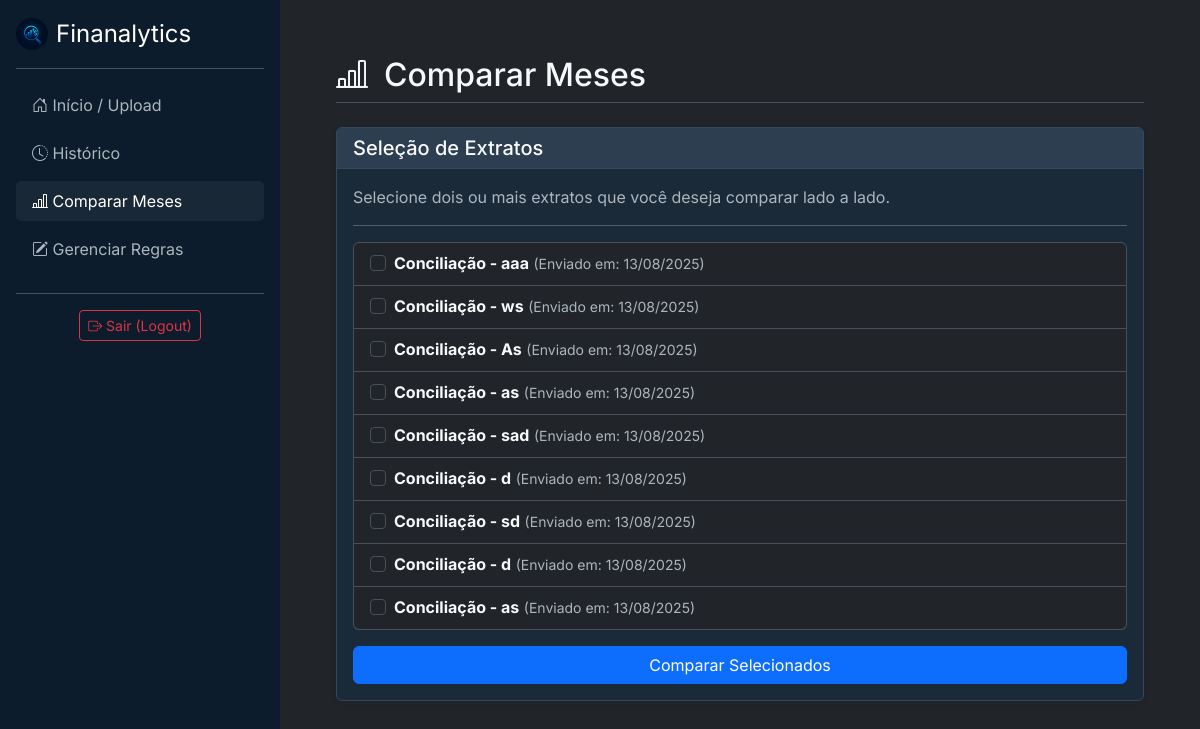
/comparar/ (signed in), run on an earlier commit of the app's database.
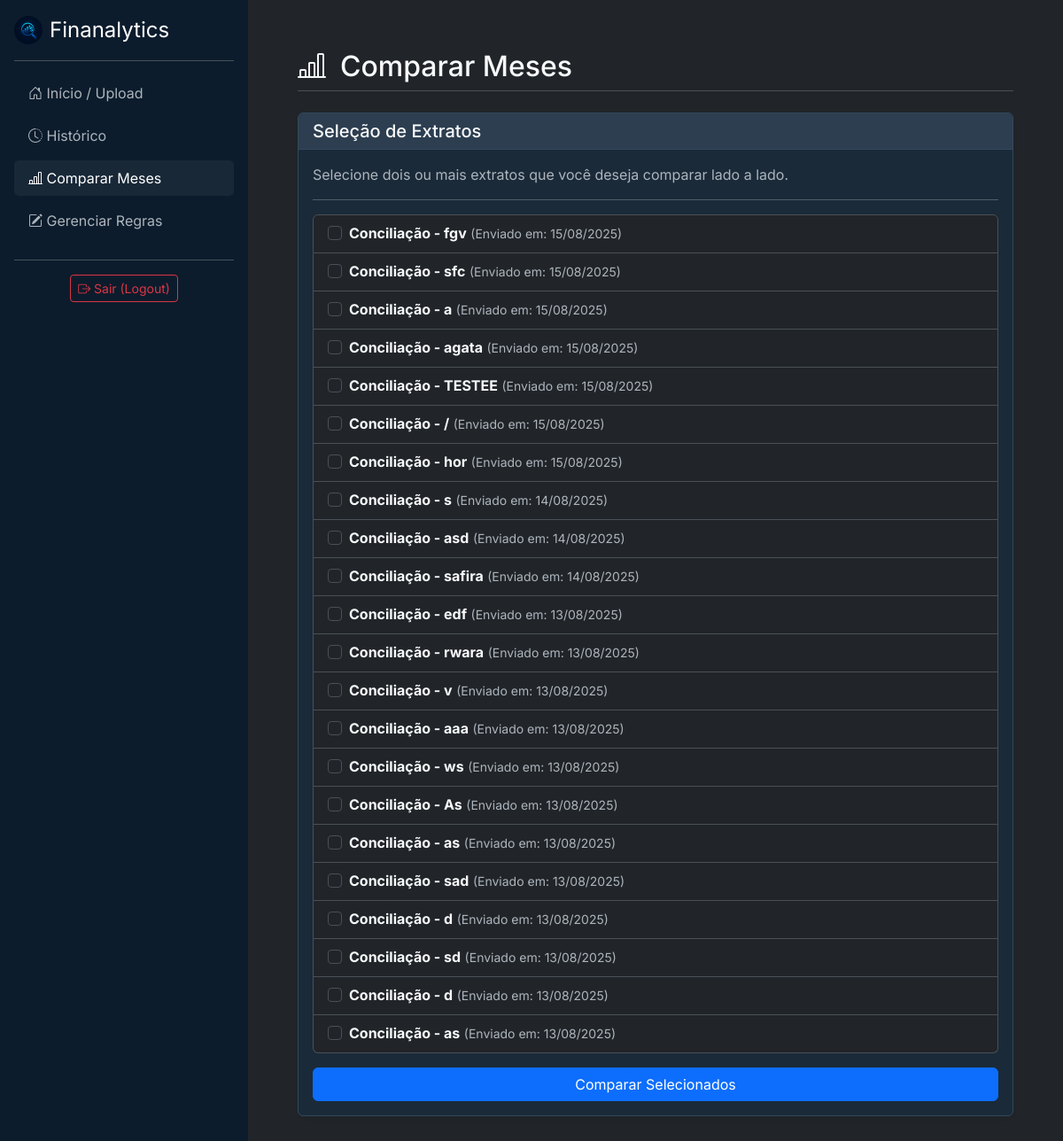
And on a later commit of the database.
### analisador/models.py (models this page shows, shortened)
class Extrato(models.Model):
    usuario = models.ForeignKey(User, on_delete=models.CASCADE)
    mes_referencia = models.CharField(max_length=50, help_text="Ex: Julho/2025")
    data_upload = models.DateTimeField(auto_now_add=True) # Salva a data do upload automaticamente

### analisador/views.py (the view, shortened to what this page needs)
# urls.py: path('comparar/', views.comparar_extratos, name='comparar'),
@login_required
def comparar_extratos(request):
    extratos = Extrato.objects.filter(usuario=request.user).order_by('-data_upload')
    contexto = {
        'extratos': extratos,
        'active_page': 'comparar'
    }
    return render(request, 'analisador/comparar.html', contexto)

### analisador/templates/analisador/comparar.html (shortened to what this page needs)
{% extends 'analisador/base.html' %}
{% block content %}
    <div class="d-flex justify-content-between align-items-center mb-4 pb-2 border-bottom">
        <h1 class="h2 mb-0"><i class="bi bi-bar-chart-line me-3"></i>Comparar Meses</h1>
    </div>
    <div class="card shadow-sm">
        <div class="card-header">
            <h5 class="card-title mb-0">Seleção de Extratos</h5>
        </div>
        <div class="card-body">
            <p class="card-text text-muted">Selecione dois ou mais extratos que você deseja comparar lado a lado.</p>
            <hr>
            <form method="POST">
                {% if extratos %}
                    <ul class="list-group mb-3">
                        {% for extrato in extratos %}
                            <li class="list-group-item">
                                <div class="form-check">
                                    <input class="form-check-input" type="checkbox" name="extratos_selecionados" value="{{ extrato.id }}" id="extrato-{{ extrato.id }}">
                                    <label class="form-check-label" for="extrato-{{ extrato.id }}">
                                        <strong>{{ extrato.mes_referencia }}</strong>
                                        <small class="text-muted">(Enviado em: {{ extrato.data_upload|date:"d/m/Y" }})</small>
                                    </label>
                                </div>
                            </li>
                        {% endfor %}
                    </ul>
                    <button type="submit" class="btn btn-primary w-100">Comparar Selecionados</button>
                {% else %}
                    <p class="text-center text-muted">Você precisa ter pelo menos dois extratos enviados para poder comparar. <a href="{% url 'home' %}">Faça um novo upload</a>.</p>
                {% endif %}
            </form>
        </div>
    </div>
{% endblock %}

### analisador/templates/analisador/base.html (shortened to what this page needs)
{% load static %}
<!doctype html>
<html lang="pt-br" data-bs-theme="dark">
<head>
    <link href="https://cdn.jsdelivr.net/npm/bootstrap@5.3.3/dist/css/bootstrap.min.css" rel="stylesheet">
    <link rel="stylesheet" href="https://cdn.jsdelivr.net/npm/bootstrap-icons@1.11.3/font/bootstrap-icons.min.css">
    <link rel="stylesheet" href="{% static 'css/custom.css' %}">
</head>
<body>
    <div class="d-flex">
        <nav class="sidebar" id="sidebar">
            <div class="sidebar-header">
                <a href="{% url 'home' %}" class="d-flex align-items-center text-white text-decoration-none">
                    <img src="{% static 'img/Logo.png' %}" alt="Finanalytics Logo" width="32" height="32" class="me-2">
                    <span class="fs-4">Finanalytics</span>
                </a>
            </div>
            <ul class="nav flex-column">
                <li class="nav-item">
                    <a class="nav-link {% if active_page == 'home' %}active{% endif %}" href="{% url 'home' %}">
                        <i class="bi bi-house-door"></i> Início / Upload
                    </a>
                </li>
                <li class="nav-item">
                    <a class="nav-link {% if active_page == 'historico' %}active{% endif %}" href="{% url 'historico' %}">
                        <i class="bi bi-clock-history"></i> Histórico
                    </a>
                </li>
                <li class="nav-item">
                    <a class="nav-link {% if active_page == 'comparar' %}active{% endif %}" href="{% url 'comparar' %}">
                        <i class="bi bi-bar-chart-line"></i> Comparar Meses
                    </a>
                </li>
                <li class="nav-item">
                    <a class="nav-link {% if active_page == 'regras' %}active{% endif %}" href="{% url 'gerenciar_regras' %}">
                        <i class="bi bi-pencil-square"></i> Gerenciar Regras
                    </a>
                </li>
            </ul>
            <hr>
            <div class="text-center">
                {% if user.is_authenticated %}
                    <form action="{% url 'logout' %}" method="POST" class="d-inline">
                        <button type="submit" class="btn btn-outline-danger btn-sm">
                            <i class="bi bi-box-arrow-right"></i> Sair (Logout)
                        </button>
                    </form>
                {% else %}
                    <a href="{% url 'login' %}" class="btn btn-outline-success btn-sm">
                        <i class="bi bi-box-arrow-in-right"></i> Entrar (Login)
                    </a>
                {% endif %}
            </div>
        </nav>
        <main class="main-content">
            <div class="container-fluid p-4">
                {% block content %}
                {% endblock %}
            </div>
        </main>
    </div>
</body>
</html>

### static/css/custom.css (style rules this page uses)
:root { --bs-dark-rgb: 4, 28, 50; --bs-body-color: #f8f9fa; --bs-secondary-color: #adb5bd; --bs-primary: #0d6efd; --verde-sucesso: #198754; --vermelho-perigo: #dc3545; --amarelo-alerta: #ffc107; }
body { font-family: 'Inter', sans-serif; }
.sidebar { width: 280px; min-height: 100vh; background-color: #0c1c2c; padding: 1rem; flex-shrink: 0; }
.main-content { flex-grow: 1; padding: 2rem; width: calc(100% - 280px); }
.sidebar-header { margin-bottom: 1rem; padding-bottom: 1rem; border-bottom: 1px solid #495057; }
.sidebar .nav-link { color: var(--bs-secondary-color); margin-bottom: 0.5rem; }
.sidebar .nav-link:hover, .sidebar .nav-link.active { color: white; background-color: rgba(255, 255, 255, 0.05); border-radius: 5px; }
.card { background-color: #1a2a38; border: 1px solid #34495e; }
.card-header { background-color: #2c3e50; border-bottom: 1px solid #34495e; }
.sidebar-header img { border-radius: 50%; }

What changed in the data, as far as the page shows it:
added Extrato: mes_referencia "Conciliação - fgv", data_upload "15/08/2025"
added Extrato: mes_referencia "Conciliação - sfc", data_upload "15/08/2025"
added Extrato: mes_referencia "Conciliação - a", data_upload "15/08/2025"
added Extrato: mes_referencia "Conciliação - agata", data_upload "15/08/2025"
added Extrato: mes_referencia "Conciliação - TESTEE", data_upload "15/08/2025"
added Extrato: mes_referencia "Conciliação - /", data_upload "15/08/2025"
added Extrato: mes_referencia "Conciliação - hor", data_upload "15/08/2025"
added Extrato: mes_referencia "Conciliação - s", data_upload "14/08/2025"
added Extrato: mes_referencia "Conciliação - asd", data_upload "14/08/2025"
added Extrato: mes_referencia "Conciliação - safira", data_upload "14/08/2025"
added Extrato: mes_referencia "Conciliação - edf", data_upload "13/08/2025"
added Extrato: mes_referencia "Conciliação - rwara", data_upload "13/08/2025"
added Extrato: mes_referencia "Conciliação - v", data_upload "13/08/2025"
